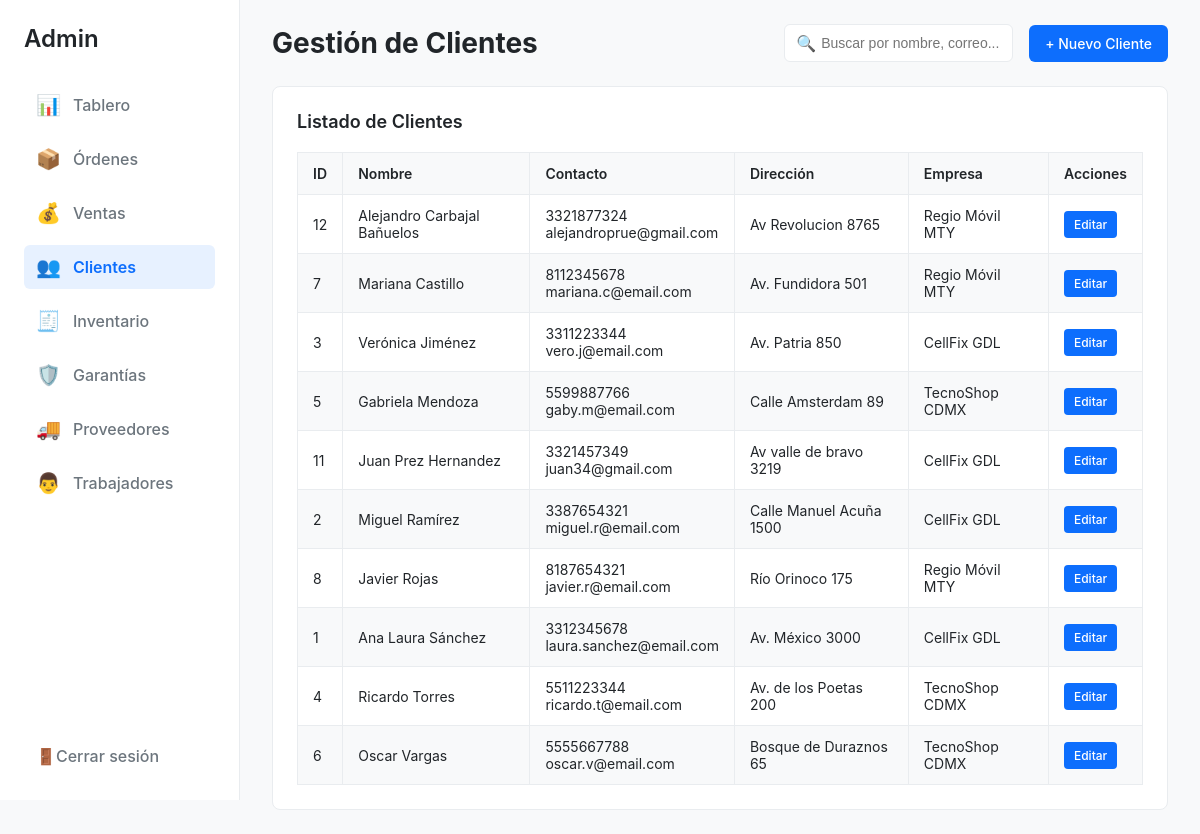
Page /admin/clientes.php (signed in) on the committed database.
### tables this page shows
CREATE TABLE `cliente` (
  `id_cliente` int(11) NOT NULL,
  `nombre` varchar(100) NOT NULL,
  `apellido` varchar(100) NOT NULL,
  `telefono` varchar(15) NOT NULL,
  `correo` varchar(100) NOT NULL,
  `direccion` varchar(100) NOT NULL,
  `num_direccion` varchar(10) NOT NULL,
  `id_empresa` int(10) NOT NULL
);

CREATE TABLE `empresa` (
  `id_empresa` int(11) NOT NULL,
  `nombre_empresa` varchar(100) NOT NULL,
  `telefono` varchar(15) NOT NULL,
  `correo` varchar(100) NOT NULL,
  `direccion` varchar(100) NOT NULL
);

### html/admin/clientes.php (the view, shortened to what this page needs)
<?php
require '../config/conexion.php';
try {
    $sql = "SELECT
                c.id_cliente,
                c.nombre,
                c.apellido,
                c.telefono,
                c.correo,
                c.direccion,
                c.num_direccion,
                e.nombre_empresa
            FROM cliente AS c
            JOIN empresa AS e ON c.id_empresa = e.id_empresa
            ORDER BY c.apellido ASC, c.nombre ASC";
    $stmt_clientes = $pdo->query($sql);
    $clientes = $stmt_clientes->fetchAll(PDO::FETCH_ASSOC);
} catch (\PDOException $e) {
    echo "Error al consultar la base de datos: " . $e->getMessage();
    die();
}
?>
<!DOCTYPE html>
<html lang="es">
<head>
</head>
<body>
    <aside class="sidebar">
        <div class="sidebar-header">
            Admin
        </div>
       <nav class="sidebar-nav">
            <ul>
                <li><a href="../admin/dashboard.php" ><span>📊</span> Tablero</a></li>
                <li><a href="../common/ordenes.php"><span>📦</span> Órdenes</a></li>
                <li><a href="ventas.php"><span>💰</span> Ventas</a></li>
                <li><a href="../admin/clientes.php" class="active"><span>👥</span> Clientes</a></li>
                <li><a href="../admin/inventario.php"><span>🧾</span> Inventario</a></li>
                <li><a href="../common/garantias.php"><span>🛡️</span> Garantías</a></li>
                <li><a href="../admin/proveedores.php"><span>🚚</span> Proveedores</a></li>
                <li><a href="../admin/trabajadores.php"><span>👨</span> Trabajadores</a></li>
            </ul>
        </nav>
        <div class="sidebar-footer">
            <a href="/controllers/logout.php">
                <span>🚪</span> Cerrar sesión
            </a>
        </div>
    </aside>
    <main class="main-content">
        <header class="main-header">
            <h1>Gestión de Clientes</h1>
            <div class="header-actions">
                <div class="search-bar">
                    <input type="text" placeholder="Buscar por nombre, correo...">
                </div>
                <a href="../common/nuevo_cliente.php" class="btn-primary">+ Nuevo Cliente</a>
            </div>
        </header>
        <section class="clientes-content">
            <div class="card">
                <h2 class="card-header">Listado de Clientes</h2>
                <table class="data-table">
                    <thead>
                        <tr>
                            <th>ID</th>
                            <th>Nombre</th>
                            <th>Contacto</th>
                            <th>Dirección</th>
                            <th>Empresa</th>
                            <th>Acciones</th>
                        </tr>
                    </thead>
                    <tbody>
                        <?php if (empty($clientes)): ?>
                            <tr>
                                <td colspan="6" style="text-align: center;">No se encontraron clientes registrados.</td>
                            </tr>
                        <?php else: ?>
                            <?php foreach ($clientes as $cliente): ?>
                                <tr>
                                    <td><?php echo htmlspecialchars($cliente['id_cliente']); ?></td>
                                    <td><?php echo htmlspecialchars($cliente['nombre'] . ' ' . $cliente['apellido']); ?></td>
                                    <td>
                                        <?php echo htmlspecialchars($cliente['telefono']); ?><br>
                                        <?php echo htmlspecialchars($cliente['correo']); ?>
                                    </td>
                                    <td><?php echo htmlspecialchars($cliente['direccion'] . ' ' . $cliente['num_direccion']); ?></td>
                                    <td><?php echo htmlspecialchars($cliente['nombre_empresa']); ?></td>
                                    <td>
                                        <a href="editar_cliente.php?id=<?php echo $cliente['id_cliente']; ?>" class="btn-edit">Editar</a>
                                    </td>
                                </tr>
                            <?php endforeach; ?>
                        <?php endif; ?>
                    </tbody>
                </table>
            </div>
        </section>
    </main>
</body>
</html>

### html/admin/clientes.php (style rules this page uses)
:root { --color-primario: #0d6efd; --color-fondo: #f8f9fa; --color-blanco: #ffffff; --color-texto: #212529; --color-texto-secundario: #6c757d; --color-borde: #e9ecef; --alerta-baja: #fffbeb; --alerta-critica: #fff8e1; }
body { font-family: -apple-system, BlinkMacSystemFont, "Segoe UI", Roboto, "Helvetica Neue", Arial, sans-serif; margin: 0; background-color: var(--color-fondo); color: var(--color-texto); display: flex; }
.sidebar { width: 240px; background-color: var(--color-blanco); border-right: 1px solid var(--color-borde); height: 100vh; display: flex; flex-direction: column; padding: 24px; box-sizing: border-box; position: fixed; left: 0; top: 0; }
.sidebar-header { font-size: 24px; font-weight: 600; margin-bottom: 30px; }
.sidebar-nav { flex-grow: 1; }
.sidebar-nav ul { list-style: none; padding: 0; margin: 0; }
.sidebar-nav li { margin-bottom: 10px; }
.sidebar-nav a { text-decoration: none; color: var(--color-texto-secundario); font-weight: 500; display: flex; align-items: center; padding: 10px 12px; border-radius: 6px; transition: background-color 0.2s, color 0.2s; }
.sidebar-nav a.active { background-color: #e7f1ff; color: var(--color-primario); font-weight: 600; }
.sidebar-nav a span { margin-right: 12px; font-size: 20px; }
.sidebar-footer a { text-decoration: none; color: var(--color-texto-secundario); font-weight: 500; display: flex; align-items: center; padding: 10px 12px; }
.main-content { margin-left: 240px; flex-grow: 1; padding: 24px 32px; }
.main-header { display: flex; justify-content: space-between; align-items: center; margin-bottom: 24px; }
.main-header h1 { font-size: 28px; margin: 0; }
.header-actions { display: flex; align-items: center; gap: 16px; }
.search-bar { position: relative; }
.search-bar input { padding: 10px 10px 10px 36px; border: 1px solid var(--color-borde); border-radius: 6px; font-size: 14px; }
.search-bar::before { content: '🔍'; position: absolute; left: 12px; top: 50%; transform: translateY(-50%); color: var(--color-texto-secundario); }
.btn-primary { background-color: var(--color-primario); color: var(--color-blanco); border: none; padding: 10px 16px; border-radius: 6px; font-weight: 500; cursor: pointer; font-size: 14px; text-decoration: none; }
.card { background-color: var(--color-blanco); border: 1px solid var(--color-borde); border-radius: 8px; padding: 24px; }
.card-header { font-size: 18px; font-weight: 600; margin: 0 0 20px 0; }
.data-table { width: 100%; border-collapse: collapse; }
.data-table th, .data-table td { padding: 12px 15px; border: 1px solid var(--color-borde); text-align: left; font-size: 14px; word-wrap: break-word; }
.data-table th { background-color: var(--color-fondo); font-weight: 600; }
.data-table tbody tr:nth-of-type(even) { background-color: var(--color-fondo); }
.btn-edit { display: inline-block; padding: 6px 10px; font-size: 12px; font-weight: 500; color: #fff; background-color: #0d6efd; border: none; border-radius: 4px; text-decoration: none; text-align: center; }

### rows in the picture
cliente: id_cliente "12", nombre+apellido "Alejandro Carbajal Bañuelos", telefono "3321877324", correo "alejandroprue@gmail.com", direccion+num_direccion "Av Revolucion 8765", id_empresa.nombre_empresa "Regio Móvil MTY"
cliente: id_cliente "7", nombre+apellido "Mariana Castillo", telefono "8112345678", correo "mariana.c@email.com", direccion+num_direccion "Av. Fundidora 501", id_empresa.nombre_empresa "Regio Móvil MTY"
cliente: id_cliente "3", nombre+apellido "Verónica Jiménez", telefono "3311223344", correo "vero.j@email.com", direccion+num_direccion "Av. Patria 850", id_empresa.nombre_empresa "CellFix GDL"
cliente: id_cliente "5", nombre+apellido "Gabriela Mendoza", telefono "5599887766", correo "gaby.m@email.com", direccion+num_direccion "Calle Amsterdam 89", id_empresa.nombre_empresa "TecnoShop CDMX"
cliente: id_cliente "11", nombre+apellido "Juan Prez Hernandez", telefono "3321457349", correo "juan34@gmail.com", direccion+num_direccion "Av valle de bravo 3219", id_empresa.nombre_empresa "CellFix GDL"
cliente: id_cliente "2", nombre+apellido "Miguel Ramírez", telefono "3387654321", correo "miguel.r@email.com", direccion+num_direccion "Calle Manuel Acuña 1500", id_empresa.nombre_empresa "CellFix GDL"
cliente: id_cliente "8", nombre+apellido "Javier Rojas", telefono "8187654321", correo "javier.r@email.com", direccion+num_direccion "Río Orinoco 175", id_empresa.nombre_empresa "Regio Móvil MTY"
cliente: id_cliente "1", nombre+apellido "Ana Laura Sánchez", telefono "3312345678", correo "laura.sanchez@email.com", direccion+num_direccion "Av. México 3000", id_empresa.nombre_empresa "CellFix GDL"
cliente: id_cliente "4", nombre+apellido "Ricardo Torres", telefono "5511223344", correo "ricardo.t@email.com", direccion+num_direccion "Av. de los Poetas 200", id_empresa.nombre_empresa "TecnoShop CDMX"
cliente: id_cliente "6", nombre+apellido "Oscar Vargas", telefono "5555667788", correo "oscar.v@email.com", direccion+num_direccion "Bosque de Duraznos 65", id_empresa.nombre_empresa "TecnoShop CDMX"
